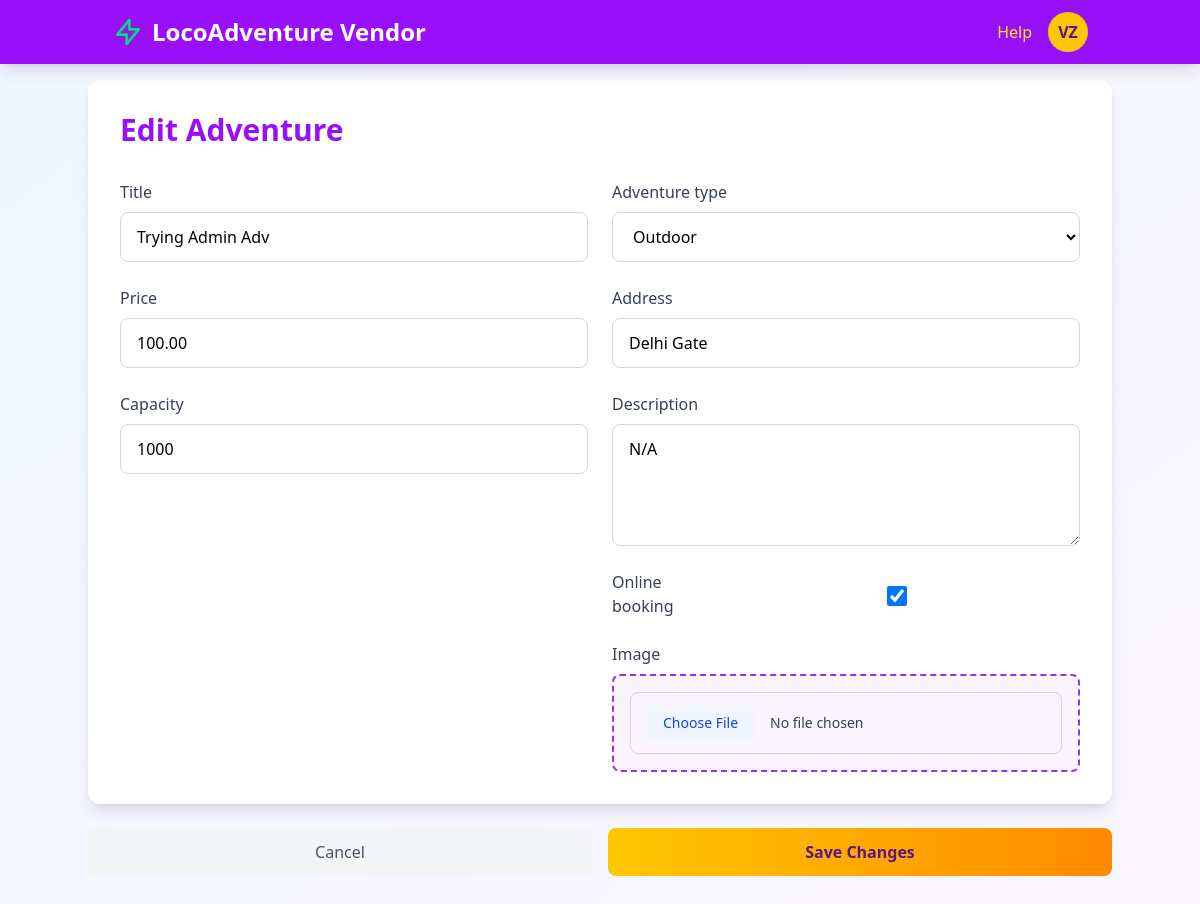
/vendor/edit-adventure/13/ (signed in), run on the app's committed database.
### adventures/models.py (models this page shows)
class Adventure(models.Model):
    TYPES = [
        ('IN', 'Indoor'),
        ('OUT', 'Outdoor'),
        ('EVENT', 'Event')
    ]
    vendor = models.ForeignKey(Vendor, on_delete=models.CASCADE)
    title = models.CharField(max_length=200)
    price = models.DecimalField(max_digits=8, decimal_places=2)
    capacity = models.PositiveIntegerField()
    start_time = models.DateTimeField(blank=True, null=True)
    end_time = models.DateTimeField(blank=True, null=True)
    adventure_type = models.CharField(max_length=5, choices=TYPES)
    address = models.CharField(max_length=255, blank=True, null=True)
    latitude = models.DecimalField(max_digits=9, decimal_places=6, blank=True, null=True)
    longitude = models.DecimalField(max_digits=9, decimal_places=6, blank=True, null=True)
    description = models.TextField(blank=True, null=True)
    online_booking = models.BooleanField(default=False)
    image = models.ImageField(upload_to='adventure_images/', blank=True, null=True)

### vendors/views.py (the view)
# urls.py: path('edit-adventure/<int:adventure_id>/', views.edit_adventure, name='edit-adventure'),
@login_required
def edit_adventure(request, adventure_id):
    user = request.user
    try:
        vendor = user.vendor
    except Exception:
        vendor = None
    if vendor is None:
        return redirect('home')
    adventure = get_object_or_404(Adventure, pk=adventure_id, vendor=vendor)
    if request.method == 'POST':
        form = AdventureForm(request.POST, request.FILES, instance=adventure)
        if form.is_valid():
            form.save()
            return redirect('vendors:vendor-dashboard')
    else:
        form = AdventureForm(instance=adventure)
    return render(request, 'vendors/edit_adventure.html', {'form': form, 'adventure': adventure})

### templates/vendors/edit_adventure.html (shortened to what this page needs)
{% load static %}
<!DOCTYPE html>
{% load static %}
<html lang="en">
<head>
    <link rel="stylesheet" href="{% static 'css/output.css' %}">
</head>
<body class="bg-gradient-to-br from-blue-50 to-purple-50">
    <nav class="bg-purple-600 fixed w-full z-50 shadow-lg">
        <div class="container mx-auto px-4 sm:px-6 py-3 flex justify-between items-center">
            <div class="text-white font-bold text-xl sm:text-2xl flex items-center space-x-2">
                <svg class="w-8 h-8 text-green-400" fill="none" stroke="currentColor" viewBox="0 0 24 24">
                    <path stroke-linecap="round" stroke-linejoin="round" stroke-width="2"
                        d="M13 10V3L4 14h7v7l9-11h-7z" />
                </svg>
                <span>LocoAdventure Vendor</span>
            </div>
            <div class="flex items-center space-x-4">
                <a href="#" class="text-yellow-300 hover:text-yellow-400">Help</a>
                <div class="relative group">
                    <div
                        class="w-10 h-10 rounded-full bg-yellow-400 text-purple-900 flex items-center justify-center cursor-pointer font-bold">
                        VZ
                    </div>
                </div>
            </div>
        </div>
    </nav>
    <main class="pt-20 pb-12 px-4 sm:px-6">
        <div class="container mx-auto">
            <div class="dashboard-card bg-white rounded-xl p-8 shadow-lg">
                <h1 class="text-3xl font-bold text-purple-600 mb-8">Edit Adventure</h1>
                <form method="POST" action="{% url 'vendors:edit-adventure' adventure.id %}"
                    enctype="multipart/form-data" class="space-y-6">
                    <div class="grid grid-cols-1 md:grid-cols-2 gap-6">
                        <div class="space-y-6">
                            <div>
                                <label class="block text-gray-700 mb-2">{{ form.title.label }}</label>
                                {{ form.title }}
                            </div>
                            <div>
                                <label class="block text-gray-700 mb-2">{{ form.price.label }}</label>
                                {{ form.price }}
                            </div>
                            <div>
                                <label class="block text-gray-700 mb-2">{{ form.capacity.label }}</label>
                                {{ form.capacity }}
                            </div>
                        </div>
                        <div class="space-y-6">
                            <div>
                                <label class="block text-gray-700 mb-2">{{ form.adventure_type.label }}</label>
                                {{ form.adventure_type }}
                            </div>
                            <div>
                                <label class="block text-gray-700 mb-2">{{ form.address.label }}</label>
                                {{ form.address }}
                            </div>
                            <div>
                                <label class="block text-gray-700 mb-2">{{ form.description.label }}</label>
                                {{ form.description }}
                            </div>
                            <div class="flex items-center space-x-3">
                                <label class="block text-gray-700">{{ form.online_booking.label }}</label>
                                {{ form.online_booking }}
                            </div>
                            <div>
                                <label class="block text-gray-700 mb-2">
                                    {{ form.image.label }}
                                </label>
                                <div class="drop-zone rounded-lg p-4 border border-gray-300">
                                    <div>
                                        <input type="file" name="{{ form.image.name }}"
                                            id="{{ form.image.id_for_label }}" accept="image/*" class="block w-full text-sm text-gray-700
                                                file:mr-4 file:py-2 file:px-4
                                                file:rounded file:border-0
                                                file:bg-blue-50 file:text-blue-700
                                                hover:file:bg-blue-100">
                                    </div>
                                </div>
                            </div>
                        </div>
                    </div>
            </div>
            <div class="flex gap-4 pt-6">
                <a href="{% url 'vendors:vendor-dashboard' %}"
                    class="flex-1 bg-gray-100 text-gray-600 py-3 rounded-lg hover:bg-gray-200 text-center">
                    Cancel
                </a>
                <button type="submit"
                    class="flex-1 bg-gradient-to-r from-yellow-400 to-orange-400 text-purple-900 py-3 rounded-lg font-bold hover:shadow-lg">
                    Save Changes
                </button>
            </div>
        </div>
    </main>
</body>
</html>

### templates/vendors/edit_adventure.html (style rules this page uses)
.dashboard-card { transition: transform 0.3s ease, box-shadow 0.3s ease; }
.drop-zone { border: 2px dashed #9333ea; background: rgba(147, 51, 234, 0.05); }

### data on the page
Adventure: title "Trying Admin Adv", price "100.00", capacity "1000", adventure_type "Outdoor", address "Delhi Gate", description "N/A", online_booking "☑"
